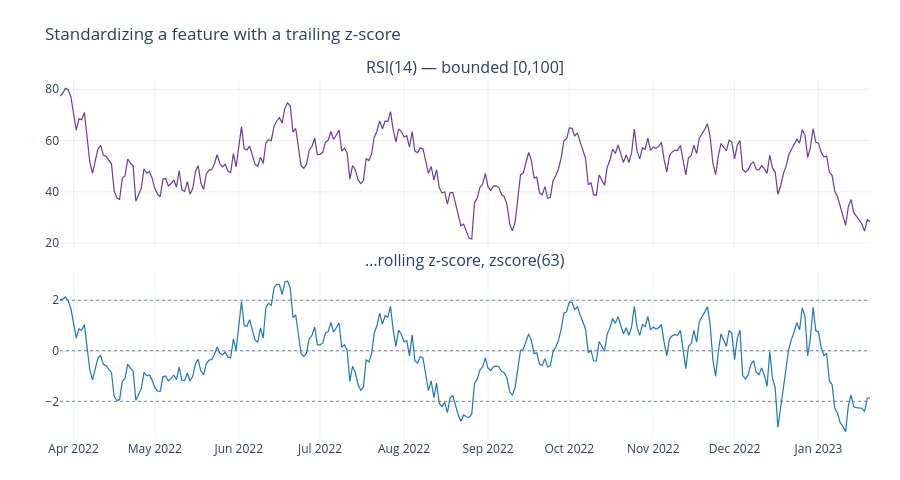

Source (notebook cell):
### Markdown cell above
## Trailing z-score
A rolling standardizer puts an indicator on a comparable scale over time. Piped straight onto the `rsi` feature expression.

### Code cell
# Rolling z-score: a trailing standardizer (no grouping needed on a single series). Apply it to a
# feature expression to put an unbounded indicator on a comparable scale.
rsi = sabia.momentum.rsi(period=14)
z = sabia.normalize.zscore(window=63)
ts = frame.select(
    "timestamp",
    rsi.expr(SCHEMA),
    z.apply(rsi.expr(SCHEMA)).alias("rsi_z63"),
).tail(300)
tt = ts.get_column("timestamp").to_list()
fig = make_subplots(rows=2, cols=1, shared_xaxes=True, vertical_spacing=0.07,
                    subplot_titles=("RSI(14) — bounded [0,100]", "…rolling z-score, zscore(63)"))
fig.add_trace(go.Scatter(x=tt, y=ts.get_column("rsi_14").to_list(), line=dict(color="#6a3d9a", width=1.2),
                         showlegend=False), row=1, col=1)
fig.add_trace(go.Scatter(x=tt, y=ts.get_column("rsi_z63").to_list(), line=dict(color="#1f77b4", width=1.2),
                         showlegend=False), row=2, col=1)
for y in (-2, 0, 2):
    fig.add_hline(y=y, row=2, col=1, line=dict(color="#455a64", width=0.7, dash="dot"))
fig.update_layout(height=480, title="Standardizing a feature with a trailing z-score",
                  margin=dict(l=60, r=30, t=80, b=40))
fig.show()

### Figure 1 — Plotly figure (JSON) as saved in the notebook; plotly's stock layout.template omitted (floating-point values rounded to 4 significant figures; data arrays with more than 128 entries replaced by an {"elided": "..."} marker saying what was removed)
{"data": [{"line": {"color": "#6a3d9a", "width": 1.2}, "showlegend": false, "type": "scatter", "x": {"elided": "300 str values"}, "xaxis": "x", "y": {"elided": "300 float values"}, "yaxis": "y"}, {"line": {"color": "#1f77b4", "width": 1.2}, "showlegend": false, "type": "scatter", "x": {"elided": "300 str values"}, "xaxis": "x2", "y": {"elided": "300 float values"}, "yaxis": "y2"}], "layout": {"annotations": [{"font": {"size": 16}, "showarrow": false, "text": "RSI(14) — bounded [0,100]", "x": 0.5, "xanchor": "center", "xref": "paper", "y": 1.0, "yanchor": "bottom", "yref": "paper"}, {"font": {"size": 16}, "showarrow": false, "text": "…rolling z-score, zscore(63)", "x": 0.5, "xanchor": "center", "xref": "paper", "y": 0.465, "yanchor": "bottom", "yref": "paper"}], "height": 480, "margin": {"b": 40, "l": 60, "r": 30, "t": 80}, "shapes": [{"line": {"color": "#455a64", "dash": "dot", "width": 0.7}, "type": "line", "x0": 0, "x1": 1, "xref": "x2 domain", "y0": -2, "y1": -2, "yref": "y2"}, {"line": {"color": "#455a64", "dash": "dot", "width": 0.7}, "type": "line", "x0": 0, "x1": 1, "xref": "x2 domain", "y0": 0, "y1": 0, "yref": "y2"}, {"line": {"color": "#455a64", "dash": "dot", "width": 0.7}, "type": "line", "x0": 0, "x1": 1, "xref": "x2 domain", "y0": 2, "y1": 2, "yref": "y2"}], "title": {"text": "Standardizing a feature with a trailing z-score"}, "xaxis": {"anchor": "y", "domain": [0.0, 1.0], "matches": "x2", "showticklabels": false}, "xaxis2": {"anchor": "y2", "domain": [0.0, 1.0]}, "yaxis": {"anchor": "x", "domain": [0.535, 1.0]}, "yaxis2": {"anchor": "x2", "domain": [0.0, 0.465]}}}
